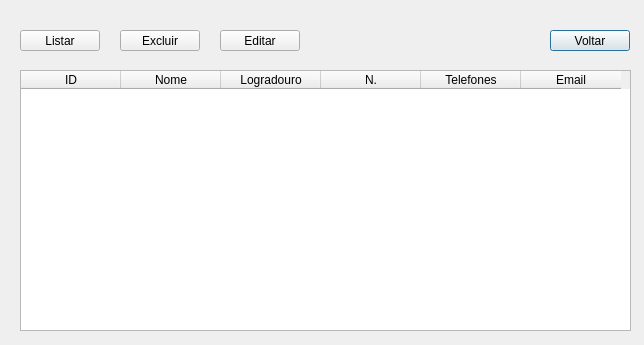
<?xml version="1.0" encoding="UTF-8"?>
<ui version="4.0">
 <class>TelaDeListagem</class>
 <widget class="QDialog" name="TelaDeListagem">
  <property name="geometry">
   <rect>
    <x>0</x>
    <y>0</y>
    <width>644</width>
    <height>345</height>
   </rect>
  </property>
  <property name="windowTitle">
   <string>Dialog</string>
  </property>
  <widget class="QPushButton" name="pushButtonVoltar">
   <property name="geometry">
    <rect>
     <x>550</x>
     <y>30</y>
     <width>80</width>
     <height>21</height>
    </rect>
   </property>
   <property name="text">
    <string>Voltar</string>
   </property>
  </widget>
  <widget class="QTableWidget" name="tableWidgetListagem">
   <property name="geometry">
    <rect>
     <x>20</x>
     <y>70</y>
     <width>611</width>
     <height>261</height>
    </rect>
   </property>
   <column>
    <property name="text">
     <string>ID</string>
    </property>
   </column>
   <column>
    <property name="text">
     <string>Nome</string>
    </property>
   </column>
   <column>
    <property name="text">
     <string>Logradouro</string>
    </property>
   </column>
   <column>
    <property name="text">
     <string>N.</string>
    </property>
   </column>
   <column>
    <property name="text">
     <string>Telefones</string>
    </property>
   </column>
   <column>
    <property name="text">
     <string>Email</string>
    </property>
   </column>
  </widget>
  <widget class="QPushButton" name="pushButtonListar">
   <property name="geometry">
    <rect>
     <x>20</x>
     <y>30</y>
     <width>80</width>
     <height>21</height>
    </rect>
   </property>
   <property name="text">
    <string>Listar</string>
   </property>
  </widget>
  <widget class="QPushButton" name="pushButtonExcluir">
   <property name="geometry">
    <rect>
     <x>120</x>
     <y>30</y>
     <width>80</width>
     <height>21</height>
    </rect>
   </property>
   <property name="text">
    <string>Excluir</string>
   </property>
  </widget>
  <widget class="QPushButton" name="pushButtonEditar">
   <property name="geometry">
    <rect>
     <x>220</x>
     <y>30</y>
     <width>80</width>
     <height>21</height>
    </rect>
   </property>
   <property name="text">
    <string>Editar</string>
   </property>
  </widget>
 </widget>
 <resources/>
 <connections/>
</ui>
